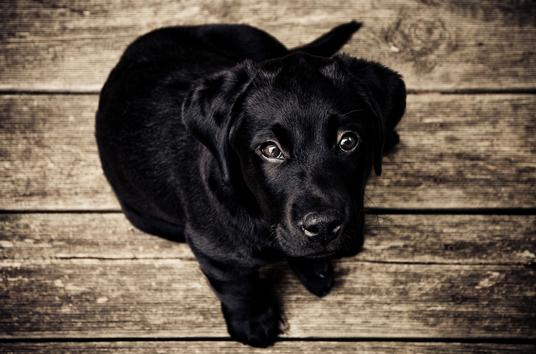
#> input picture day18/dog.jpg, 536 x 354 px
$ python image.py
#> lines starting #> are read from the running program, lines starting #| are printed output that depends on the picture; after the words box and inside, x2 and y2 are one past the last pixel; in counts of white or black regions, pixels touching at a corner belong together
import cv2

img = cv2.imread("./dog.jpg")
#> img is the input picture: shape (354, 536, 3); mean B, G, R 70.7, 82.7, 95.1
vid = cv2.VideoCapture(0)

while True:
    ret,frame = vid.read()
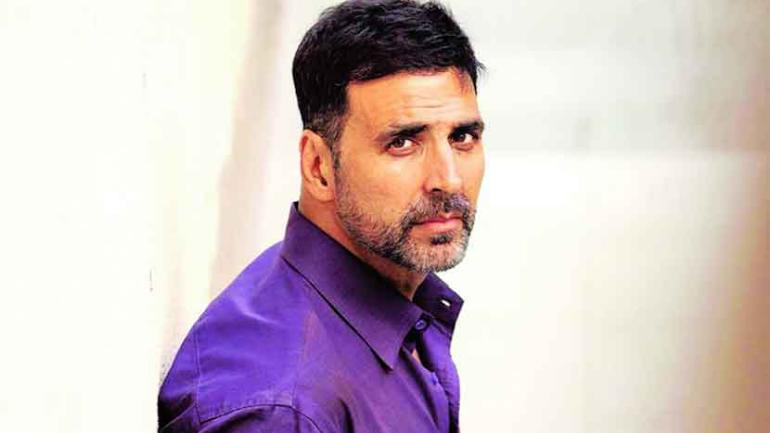
#> input picture day18/aks/ak.jpeg, 770 x 433 px, given in place of the camera
#> frame is the input picture: shape (433, 770, 3); mean B, G, R 196.2, 192.8, 208.8
    img_bw = cv2.cvtColor(frame,cv2.COLOR_BGR2GRAY)
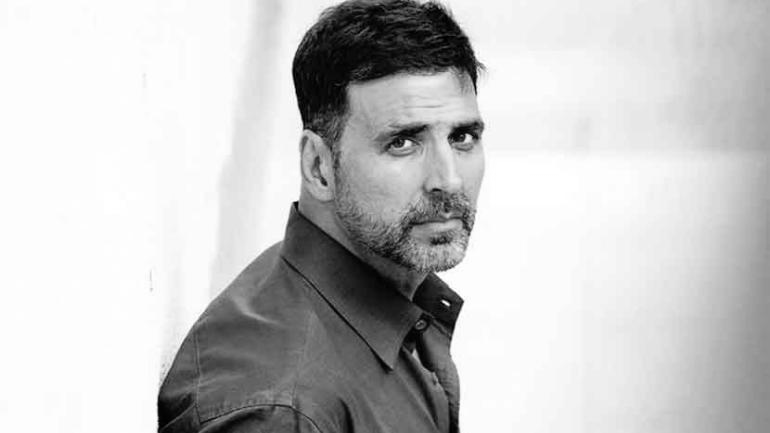
#> img_bw: shape (433, 770); min 0, max 255, mean 198

    img_blur = cv2.GaussianBlur(img_bw,(7,7),0)

    img_edge = cv2.Canny(img_blur,10,70)
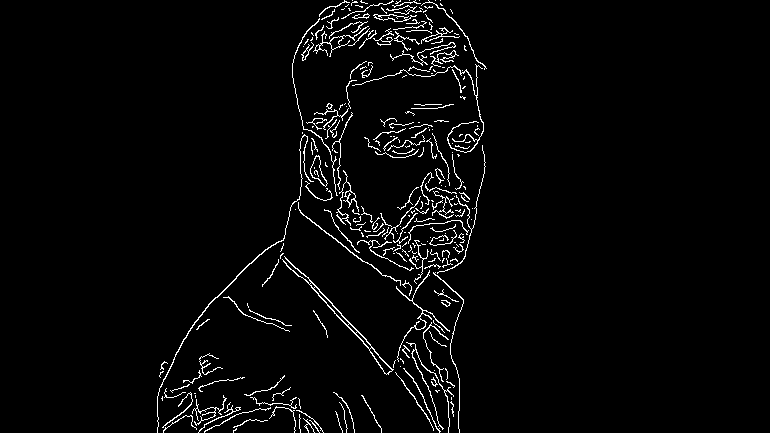
#> img_edge: shape (433, 770); 2.9% white in thin lines or dots, all inside (x1, y1, x2, y2) = (157, 0, 487, 433)

    ret,mask =  cv2.threshold(img_edge,70,255,cv2.THRESH_BINARY_INV)
    cv2.imshow("Threshold Image",mask)
    if cv2.waitKey(1)==13:
#> (key Esc is pressed here)
        cv2.imwrite("sketch.jpg",mask)
        break
#cv2.imshow("Blur image",img_blur)
